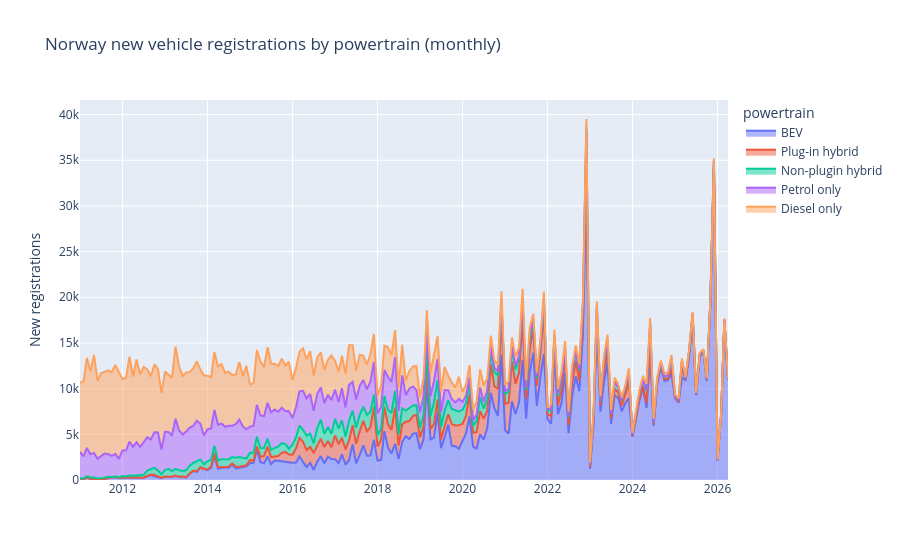

Notebook cell for this chart:
### Markdown cell above
## 11. EV adoption — registrations vs fleet stock

**New registrations** (monthly): [Robbie Andrew](https://robbieandrew.github.io/EV/)
— BEV share uses a 3-month rolling mean for Tesla delivery spikes.

**Fleet composition** (annual, year-end stock): SSB table **07849** — registered
private cars by fuel. Better lagged indicator for road-fuel displacement than
new-sales share alone. SSB ``Other fuel`` includes plug-in/non-plug-in hybrids
from ~2016 when hybrid categories were split out.

### Code cell
ev = load_ev_registrations(project_root=PROJECT_ROOT)
ev_plot = ev[ev["date"] >= EV_ANALYSIS_FROM].copy()

print(
    f"EV registrations: {ev['date'].min().date()} -> {ev['date'].max().date()}  "
    f"({len(ev):,} months)"
)
print(f"Source: {EV_REGISTRATIONS_URL}")

# Stacked area — new registrations by powertrain (vehicles)
stack_cols = {
    "bev_new": "BEV",
    "phev_new": "Plug-in hybrid",
    "hybrid_new": "Non-plugin hybrid",
    "petrol_new": "Petrol only",
    "diesel_only_new": "Diesel only",
}
stack_df = ev_plot.melt(
    id_vars=["date"],
    value_vars=list(stack_cols),
    var_name="powertrain",
    value_name="registrations",
)
stack_df["powertrain"] = stack_df["powertrain"].map(stack_cols)
fig_ev = px.area(
    stack_df,
    x="date",
    y="registrations",
    color="powertrain",
    title="Norway new vehicle registrations by powertrain (monthly)",
    labels={"registrations": "New registrations", "date": ""},
)
fig_ev.update_layout(hovermode="x unified")
fig_ev.show()

# BEV share — raw vs 3-month smoothed
fig_share = go.Figure()
fig_share.add_trace(
    go.Scatter(
        x=ev_plot["date"],
        y=ev_plot["bev_share_new"] * 100,
        name="BEV share (raw)",
        line=dict(width=1, color="rgba(31,119,180,0.35)"),
    )
)
fig_share.add_trace(
    go.Scatter(
        x=ev_plot["date"],
        y=ev_plot["bev_share_new_3m"] * 100,
        name="BEV share (3m avg)",
        line=dict(width=2.5, color="rgb(31,119,180)"),
    )
)
fig_share.add_trace(
    go.Scatter(
        x=ev_plot["date"],
        y=ev_plot["plugin_share_new_3m"] * 100,
        name="Plug-in share (BEV+PHEV, 3m avg)",
        line=dict(width=2, dash="dot", color="rgb(44,160,44)"),
    )
)
fig_share.update_layout(
    title="Norway — BEV share of new car registrations",
    yaxis_title="Share of new registrations (%)",
    hovermode="x unified",
)
add_plotly_date_vline(
    fig_share,
    pd.Timestamp("2011-01-01"),
    annotation_text="Nissan Leaf",
    line_dash="dot",
    line_color="gray",
)
fig_share.show()

# ── Fleet stock (SSB 07849, annual) ───────────────────────────────────────
fleet, fleet_shares = load_norway_fleet_composition(project_root=PROJECT_ROOT)
fleet_plot = fleet[fleet["date"] >= pd.Timestamp("2008-12-01")].copy()
fuel_labels = {
    "petrol": "Petrol",
    "diesel": "Diesel",
    "bev": "Battery electric",
    "other_fuel": "Other (incl. hybrid)",
    "gas": "Gas",
    "paraffin": "Paraffin",
}
fleet_plot["fuel_label"] = fleet_plot["fuel"].map(fuel_labels).fillna(fleet_plot["fuel"])

fig_fleet = px.area(
    fleet_plot,
    x="date",
    y="fleet_count",
    color="fuel_label",
    title="Norway private-car fleet by fuel (SSB 07849, year-end stock)",
    labels={"fleet_count": "Registered vehicles", "date": ""},
    groupnorm="fraction",
)
fig_fleet.update_layout(hovermode="x unified")
fig_fleet.show()

share_m = fleet_shares.melt(
    id_vars=["date"],
    value_vars=["bev_share_fleet", "plugin_share_fleet"],
    var_name="series",
    value_name="share",
).assign(
    series=lambda d: d["series"].map(
        {
            "bev_share_fleet": "BEV share (fleet)",
            "plugin_share_fleet": "Plug-in share (approx.)",
        }
    ),
    share_pct=lambda d: d["share"] * 100,
)
fig_fleet_share = px.line(
    share_m,
    x="date",
    y="share_pct",
    color="series",
    markers=True,
    title="Norway — BEV / plug-in share of private-car fleet (annual, SSB)",
    labels={"share_pct": "Share of fleet (%)", "date": ""},
)
fig_fleet_share.update_layout(hovermode="x unified")
fig_fleet_share.show()

### Figure 1 — Plotly figure (JSON) as saved in the notebook; plotly's stock layout.template omitted (floating-point values rounded to 4 significant figures; data arrays with more than 128 entries replaced by an {"elided": "..."} marker saying what was removed)
{"data": [{"fillpattern": {"shape": ""}, "hovertemplate": "powertrain=BEV<br>=%{x}<br>New registrations=%{y}<extra></extra>", "legendgroup": "BEV", "line": {"color": "#636efa"}, "marker": {"symbol": "circle"}, "mode": "lines", "name": "BEV", "orientation": "v", "showlegend": true, "stackgroup": "1", "type": "scatter", "x": {"elided": "184 str values"}, "xaxis": "x", "y": {"elided": "184 int values"}, "yaxis": "y"}, {"fillpattern": {"shape": ""}, "hovertemplate": "powertrain=Plug-in hybrid<br>=%{x}<br>New registrations=%{y}<extra></extra>", "legendgroup": "Plug-in hybrid", "line": {"color": "#EF553B"}, "marker": {"symbol": "circle"}, "mode": "lines", "name": "Plug-in hybrid", "orientation": "v", "showlegend": true, "stackgroup": "1", "type": "scatter", "x": {"elided": "184 str values"}, "xaxis": "x", "y": {"elided": "184 int values"}, "yaxis": "y"}, {"fillpattern": {"shape": ""}, "hovertemplate": "powertrain=Non-plugin hybrid<br>=%{x}<br>New registrations=%{y}<extra></extra>", "legendgroup": "Non-plugin hybrid", "line": {"color": "#00cc96"}, "marker": {"symbol": "circle"}, "mode": "lines", "name": "Non-plugin hybrid", "orientation": "v", "showlegend": true, "stackgroup": "1", "type": "scatter", "x": {"elided": "184 str values"}, "xaxis": "x", "y": {"elided": "184 int values"}, "yaxis": "y"}, {"fillpattern": {"shape": ""}, "hovertemplate": "powertrain=Petrol only<br>=%{x}<br>New registrations=%{y}<extra></extra>", "legendgroup": "Petrol only", "line": {"color": "#ab63fa"}, "marker": {"symbol": "circle"}, "mode": "lines", "name": "Petrol only", "orientation": "v", "showlegend": true, "stackgroup": "1", "type": "scatter", "x": {"elided": "184 str values"}, "xaxis": "x", "y": {"elided": "184 int values"}, "yaxis": "y"}, {"fillpattern": {"shape": ""}, "hovertemplate": "powertrain=Diesel only<br>=%{x}<br>New registrations=%{y}<extra></extra>", "legendgroup": "Diesel only", "line": {"color": "#FFA15A"}, "marker": {"symbol": "circle"}, "mode": "lines", "name": "Diesel only", "orientation": "v", "showlegend": true, "stackgroup": "1", "type": "scatter", "x": {"elided": "184 str values"}, "xaxis": "x", "y": {"elided": "184 int values"}, "yaxis": "y"}], "layout": {"hovermode": "x unified", "legend": {"title": {"text": "powertrain"}, "tracegroupgap": 0}, "title": {"text": "Norway new vehicle registrations by powertrain (monthly)"}, "xaxis": {"anchor": "y", "domain": [0, 1], "title": {"text": ""}}, "yaxis": {"anchor": "x", "domain": [0, 1], "title": {"text": "New registrations"}}}}
